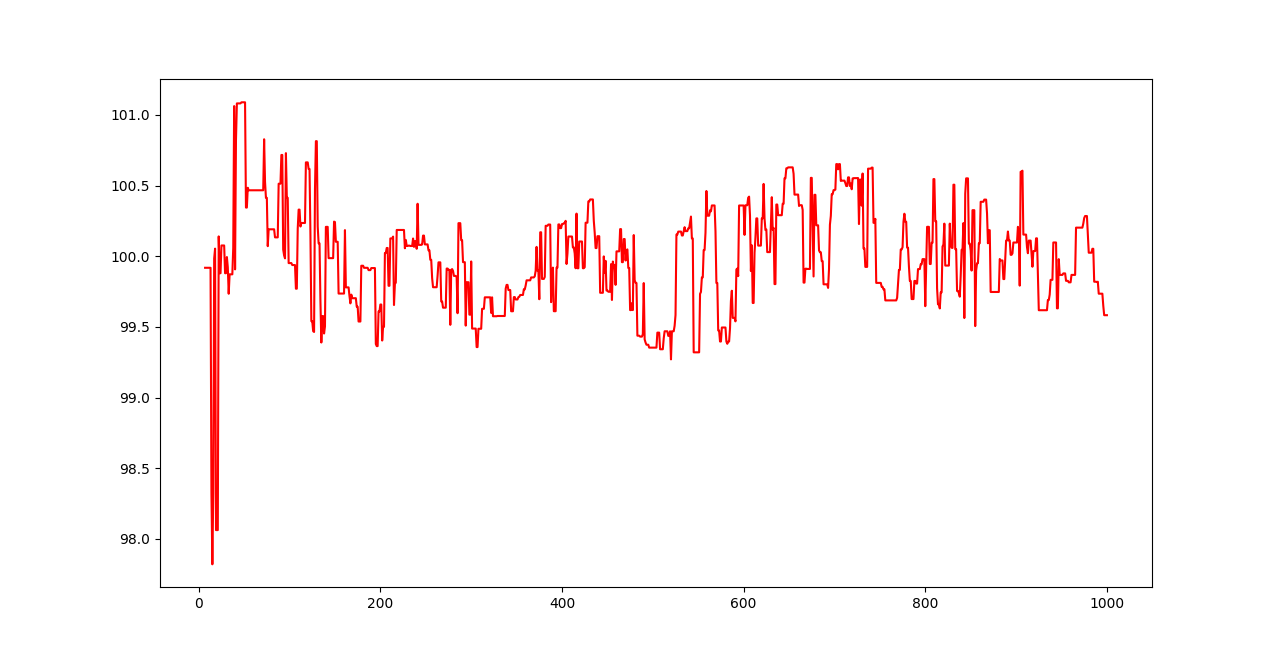

Here is the Python script that generated this plot:
import heapq
import matplotlib.pyplot as plt
import numpy as np

buy_orders = []
sell_orders = []
cancelled_orders = set()

def evolve():
    global buy_orders, sell_orders, cancelled_orders
    while buy_orders and buy_orders[0][2] in cancelled_orders:
        heapq.heappop(buy_orders)
    while sell_orders and sell_orders[0][2] in cancelled_orders:
        heapq.heappop(sell_orders)
    condition = buy_orders and sell_orders and -buy_orders[0][0]>=sell_orders[0][0]
    while condition:
        best_buy_order = buy_orders[0]
        best_sell_order = sell_orders[0]
        if best_buy_order[3]<best_sell_order[3]:
            traded_qty = best_buy_order[3]
            sell_orders[0] = (best_sell_order[0], best_sell_order[1], best_sell_order[2], best_sell_order[3]-traded_qty)
            heapq.heappop(buy_orders)
        elif best_buy_order[3]>best_sell_order[3]:
            traded_qty = best_sell_order[3]
            buy_orders[0] = (best_buy_order[0], best_buy_order[1], best_buy_order[2], best_buy_order[3]-traded_qty)
            heapq.heappop(sell_orders)
        else:
            traded_qty = best_sell_order[3]
            heapq.heappop(buy_orders)
            heapq.heappop(sell_orders)
        while buy_orders and buy_orders[0][2] in cancelled_orders:
            heapq.heappop(buy_orders)
        while sell_orders and sell_orders[0][2] in cancelled_orders:
            heapq.heappop(sell_orders)
        condition = buy_orders and sell_orders and -buy_orders[0][0]>=sell_orders[0][0]

def add_order(type, price, timestamp, order_id, qty):
    global buy_orders, sell_orders, cancelled_orders
    if type=='buy':
        heapq.heappush(buy_orders, (-price, timestamp, order_id, qty))
    else:
        assert type=='sell'
        heapq.heappush(sell_orders, (price, timestamp, order_id, qty))
    evolve()

def cancel_order(id):
    global cancelled_orders
    cancelled_orders.add(id)

def modify_order(type, price, timestamp, order_id, new_id, qty):
    global buy_orders, sell_orders, cancelled_orders
    cancel_order(order_id)
    add_order(type, price, timestamp, new_id, qty)
    evolve()

T = 1000
mean = 100
sigma = 1

mid_prices = []
for t in range(1, T+1):
    type = np.random.choice(['buy', 'sell'])
    price = np.random.normal(mean, sigma)
    timestamp = t
    order_id = t
    qty = np.random.poisson(100)
    add_order(type, price, timestamp, order_id, qty)
    if buy_orders and sell_orders:
        mid_prices.append((-buy_orders[0][0]+sell_orders[0][0])/2)
    elif mid_prices:
        mid_prices.append(mid_prices[-1]) # Last known mid price
    else:
        mid_prices.append(np.nan)         # NaN otherwise, only before both order types being sent
plt.plot(np.linspace(1, T, T), mid_prices, c='red')
plt.show()
